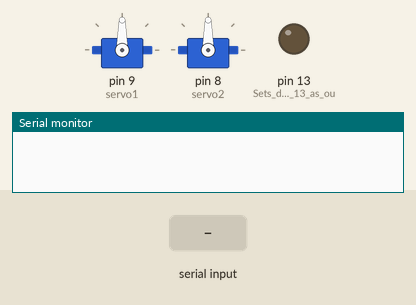
A sketch run on a simulated Arduino Uno, built with avr-gcc and run on an emulated ATmega328P. Parts: 2 × servo, output pins drawn as LEDs (lit = HIGH), the last lines printed to the serial monitor. The inputs (shaded band) are chosen by the test bench.

Above: at 1.2 s.
1.3 s: "1" received over Serial
At 1.8 s:
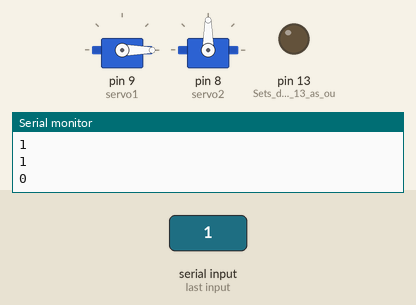
2.8 s: "2" received over Serial
At 4.1 s:
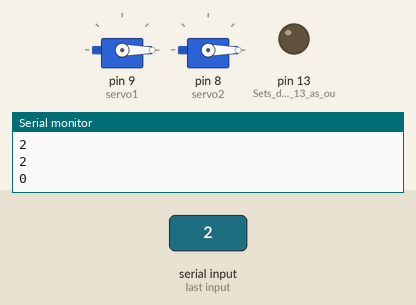
Timing chart, 0 to 5.8 s (numbered marks = the images above; inputs shaded):
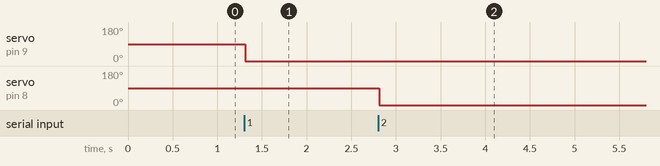

Measured:
- after the input at 1.3 s, servo on pin 9 (servo1): 90° → 0° at once
- after the input at 2.8 s, servo on pin 8 (servo2): 90° → 0° at once

The sketch:

seekbar_servo.ino
```cpp
#include <Servo.h>
Servo servo1;                 //Servo horizontal
Servo servo2;                 //Servo vertical
int pos1 = 0;                 //Servo horizontal position
int pos2 = 0;                 //Servo vertical position
char data = 0;                //Variable for storing received data
int change = 0;
//khởi tạo các job
String readString;

void setup()
{
  Serial.begin(9600);         //Sets the data rate in bits per second (baud) for serial data transmission
  pinMode(13, OUTPUT);        //Sets digital pin 13 as output pin of the led
  servo1.attach(9);           //Servo horizontal output pin 9
  servo2.attach(8);           //Servo vertical output pin 9
  servo1.write(90);
  servo2.write(90);
}
void loop()
{
//  if (Serial.available() > 0) // Send data only when you receive data:
//  {
//    data = Serial.read();      //Read the incoming data and store it into variable data
//    Serial.print(data);        //Print Value inside data in Serial monitor
//    //Serial.print("\n");        //New line
//
//  }
  while (Serial.available()) {
    delay(10);
    char c = Serial.read();  //gets one byte from serial buffer
    if (c == ',') {
      break;
    }  //breaks out of capture loop to print readstring
    readString += c;
  } //makes the string readString

  if (readString.length() >0) {
    Serial.println(readString);
    readBluetooth(readString);
    readString="";
  }
}

void readBluetooth(String input){
  char servo = input.charAt(0);
  Serial.println(servo);
  String temp = input.substring(2,input.length());
  Serial.println(temp.toInt());
  servoChange(servo,temp.toInt());
}

void servoChange(char servo , int value){
  if (servo =='1' ){
      servo1.write(value);
  }else if(servo =='2' ){
      servo2.write(value);
  }
}


//  for (pos1 = 0; pos1 <= 180; pos1 += 1) { // goes from 0 degrees to 180 degrees
//    // in steps of 1 degree
//    servo1.write(pos1);              // tell servo to go to position in variable 'pos'
//    delay(15);                       // waits 15ms for the servo to reach the position
//  }
//  for (pos1 = 180; pos1 >= 0; pos1 -= 1) { // goes from 180 degrees to 0 degrees
//    servo1.write(pos1);              // tell servo to go to position in variable 'pos'
//    delay(15);                       // waits 15ms for the servo to reach the position
//  }
```
